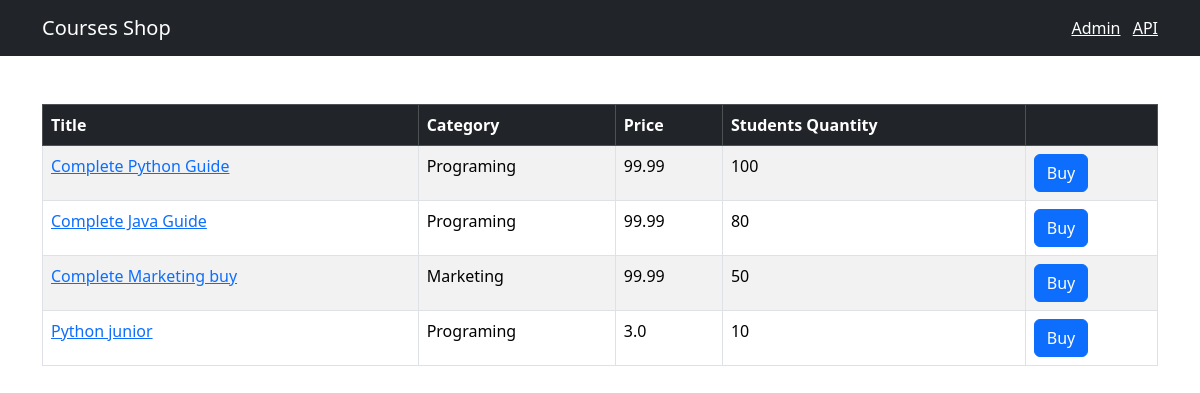
The page / on the database its author committed.
### shop/models.py (models this page shows, shortened)
class Course(models.Model):
    title = models.CharField(max_length=255)
    price = models.FloatField()
    students_qty = models.IntegerField()
    reviews_qty = models.IntegerField()
    category = models.ForeignKey(Category, on_delete=models.CASCADE)
    created_at = models.DateTimeField(default=timezone.now)

class Category(models.Model):
    title = models.CharField(max_length=255)
    created_at = models.DateTimeField(default=timezone.now)
    def __str__(self):
        return self.title

### shop/views.py (the view)
# urls.py: path('', index, name='index'),
def index(request):
    courses = Course.objects.all()
    return render(request, 'shop/courses.html', {'courses': courses})

### templates/shop/courses.html (shortened to what this page needs)
{% extends 'base.html' %}
{% block content %}
<table class="table mt-5 table-bordered table-striped table-hover">
    <thead class="table-dark">
    <tr>
        <th>Title</th>
        <th>Category</th>
        <th>Price</th>
        <th>Students Quantity</th>
        <th></th>
    </tr>
    </thead>
    <tbody>
    {% for course in courses %}
    <tr>
        <td>
        <a href={{ course.id }}>{{ course.title }}</a>
        </td>
        <td>{{ course.category }}</td>
        <td>{{ course.price }}</td>
        <td>{{ course.students_qty }}</td>
        <td><button class="btn btn-primary">Buy</button></td>
    </tr>
    {% endfor %}
    </tbody>
</table>
{% endblock %}

### templates/base.html (shortened to what this page needs)
<!doctype html>
<html lang="en">
<head>
    <link href="https://cdn.jsdelivr.net/npm/bootstrap@5.3.3/dist/css/bootstrap.min.css" rel="stylesheet">
</head>
<body>
    <nav class="navbar navbar-dark bg-dark">
        <div class="container">
            <a href="" class="navbar-brand">Courses Shop</a>
            <span class="navbar-text">
                <a href="/admin/" class="me-2">Admin</a>
                <a href="/api/v1/">API</a>
            </span>
        </div>
    </nav>
<main class="container">
    {% block content %}
    {% endblock %}
</main>
</body>
</html>

### rows shown on the page
Course: title "Complete Python Guide", category "Programing", price "99.99", students_qty "100"
Course: title "Complete Java Guide", category "Programing", price "99.99", students_qty "80"
Course: title "Complete Marketing buy", category "Marketing", price "99.99", students_qty "50"
Course: title "Python junior", category "Programing", price "3.0", students_qty "10"
